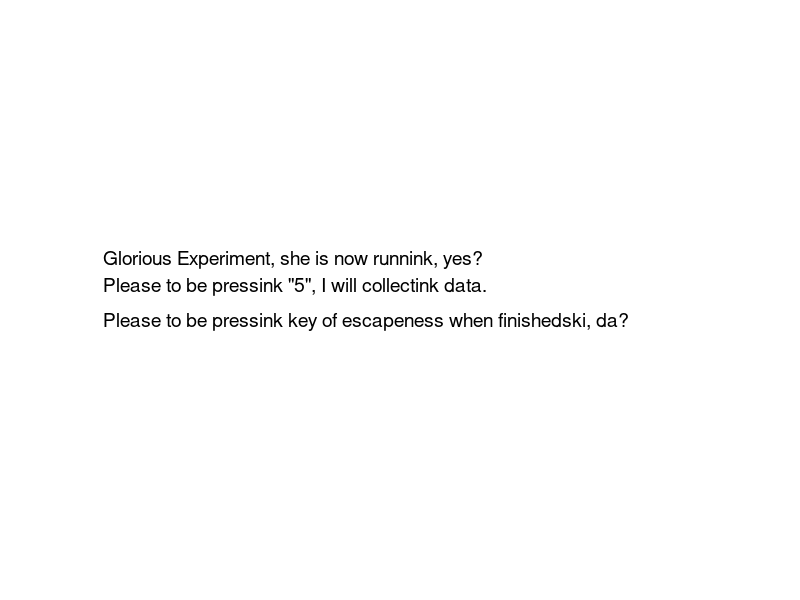

The MATLAB script that drew this image:
%% In file 'run_fMRI_experiment.m'
 % Main experiment function
 function fMRIData = run_fMRI_experiment
   global fMRIData;
   F = figure;
   text(-1,0,{'Glorious Experiment, she is now runnink, yes?', 'Please to be pressink "5", I will collectink data.', '', 'Please to be pressink key of escapeness when finishedski, da?'}, 'fontsize', 14); 
   axis off; axis ([-1, 1, -1, 1]); 
   set (F, 'keypressfcn', @detectFirstKeyPress);
   waitfor(F);
 end

 % subfunctions (i.e. in same file) acting as callback functions
 function detectFirstKeyPress(CallerHandle, KeyPressEvent)
%    if strcmp(KeyPressEvent.Key, '5')
%      set (CallerHandle, 'keypressfcn', {@detectKeyPresses, tic()});
%      fprintf ('Experiment started at %s\n', datestr(now()));
%    end
%    
   if strcmp(KeyPressEvent.Key, '1') 
     set (CallerHandle, 'keypressfcn', {@detectKeyPresses, tic()});
     fprintf ('Experiment started at %s\n', datestr(now()));

   end
   
   if strcmp(KeyPressEvent.Key, '2')
     set (CallerHandle, 'keypressfcn', {@detectKeyPresses, tic()});
     fprintf ('Experiment started at %s\n', datestr(now()));
   end
   
 end

 function detectKeyPresses (CallerHandle, KeyPressEvent, StartTime)
    if strcmp (KeyPressEvent.Key, '1'); 
%    if strcmp (KeyPressEvent.Key, '5'); 
     global fMRIData; fMRIData(end+1) = toc(StartTime);
     fprintf('"5" pressed at %d seconds.\n', fMRIData(end)); return
    elseif strcmp (KeyPressEvent.Key, '2'); 
%    if strcmp (KeyPressEvent.Key, '5'); 
     global fMRIData; fMRIData(end+1) = toc(StartTime);
     fprintf('"5" pressed at %d seconds.\n', fMRIData(end)); return
   elseif strcmp (KeyPressEvent.Key, 'escape');
     disp ('Escape Pressed. Ending Experiment'); 
     close (CallerHandle);
    end
 end